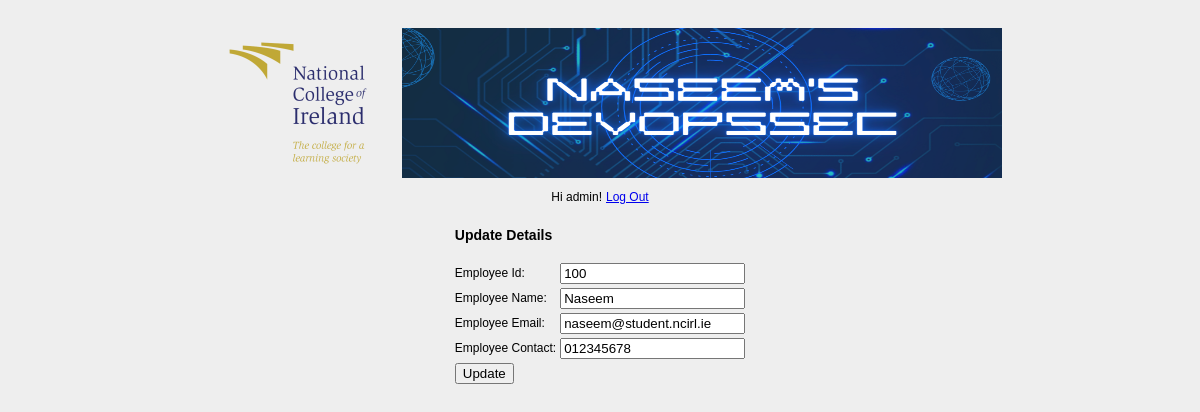
The app's page /edit/1 (signed in) with its own data.
### employee/models.py (models this page shows)
class Employee(models.Model):
    eid = models.CharField(max_length=20)
    ename = models.CharField(max_length=100)
    eemail = models.EmailField()
    econtact = models.CharField(max_length=15)
    class Meta:
        db_table = "employee"

### employee/views.py (the view)
# urls.py: path('edit/<int:id>', views.edit),
def edit(request, id):
    employee = Employee.objects.get(id=id)
    return render(request,'edit.html', {'employee':employee})

### employee/templates/edit.html (shortened to what this page needs)
<!DOCTYPE html>
<html lang="en">
<head>
    {% load static %}
    <link rel="stylesheet" href="{% static 'css/style.css' %}"/>
</head>
<body>
  <table class="table table-striped table-bordered table-sm" align="center">
    <tr>
        <td>
            <img src="{% static 'images/favicon.ico' %}" width="200px" height="150px">
        </td>
        <td>
            <img src="{% static 'images/Naseem_DevOpsSec_Banner.png' %}" width="600px" height="150px">
        </td>
    </tr>
  </table>
<form method="POST" class="post-form" action="/update/{{employee.id}}">
  {% if user.is_authenticated %}
  <table class="table table-striped table-bordered table-sm" align="center">
      <tr>
          <td align="left">
              Hi {{ user.username }}!
          </td>
          <td align="right">
              <a href="{% url 'logout' %}">Log Out</a>
          </td>
      </tr>
  </table>
  <table align="center">
    <tr>
      <td colspan="1"><h3>Update Details</h3></td>
    </tr>
    <tr>
      <td><label class="col-sm-2 col-form-label">Employee Id:</label></td>
      <td><input type="text" name="eid" id="id_eid" required maxlength="20" value="{{ employee.eid }}"/></td>
    </tr>
    <tr>
      <td><label class="col-sm-2 col-form-label">Employee Name:</label></td>
      <td><input type="text" name="ename" id="id_ename" required maxlength="100" value="{{ employee.ename }}" /> </td>
    </tr>
    <tr>
      <td><label class="col-sm-2 col-form-label">Employee Email:</label></td>
      <td><input type="email" name="eemail" id="id_eemail" required maxlength="254" value="{{ employee.eemail }}" /></td>
    </tr>
    <tr>
      <td><label class="col-sm-2 col-form-label">Employee Contact:</label></td>
      <td><input type="text" name="econtact" id="id_econtact" required maxlength="15" value="{{ employee.econtact }}" /></td>
    </tr>
    <tr>
      <td colspan="1"><button type="submit" class="btn btn-success">Update</button></td>
    </tr>
  </table>
  {% endif %}
</form>
</body>
</html>

### employee/static/css/style.css (style rules this page uses)
body { font:12px/1.4 Verdana,Arial; background:#eee; height:100%; margin:25px 0; padding:0 }

### records on screen
Employee: eid "100", ename "Naseem", eemail "naseem@student.ncirl.ie", econtact "012345678"

### other values on screen
{{ user.username }} "admin"
